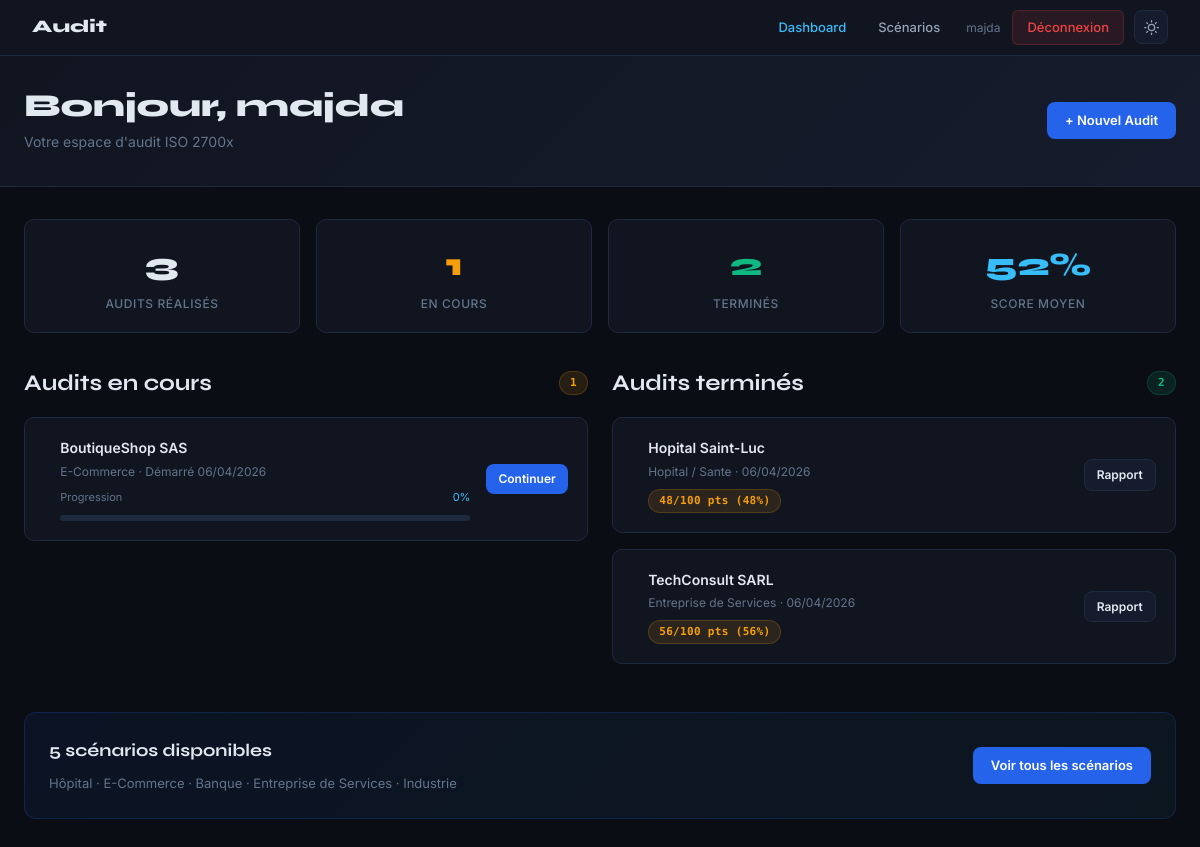
The app's page /dashboard/ (signed in) with its own data.
### audit_app/models.py (models this page shows, shortened)
class AuditSession(models.Model):
    STATUS_CHOICES = [
        ('en_cours', 'En cours'),
        ('termine', 'Termine'),
    ]
    user = models.ForeignKey(User, on_delete=models.CASCADE, related_name='audit_sessions')
    scenario = models.ForeignKey(Scenario, on_delete=models.CASCADE)
    status = models.CharField(max_length=20, choices=STATUS_CHOICES, default='en_cours')
    score = models.IntegerField(default=0)
    max_score = models.IntegerField(default=0)
    started_at = models.DateTimeField(auto_now_add=True)
    completed_at = models.DateTimeField(null=True, blank=True)
    @property
    def progress_percent(self):
        total = self.scenario.scenario_controls.count()
        if total == 0:
            return 0
        done = self.control_evaluations.count()
        return int((done / total) * 100)
    @property
    def score_percent(self):
        if self.max_score == 0:
            return 0
        return int((self.score / self.max_score) * 100)
    class Meta:
        verbose_name = "Session d'Audit"
        verbose_name_plural = "Sessions d'Audit"
        ordering = ['-started_at']

class Scenario(models.Model):
    SECTOR_CHOICES = [
        ('hopital', 'Hopital / Sante'),
        ('ecommerce', 'E-Commerce'),
        ('entreprise', 'Entreprise de Services'),
        ('banque', 'Banque / Finance'),
        ('industrie', 'Industrie / Manufacturing'),
    ]
    DIFFICULTY_CHOICES = [
        ('debutant', 'Debutant'),
        ('intermediaire', 'Intermediaire'),
        ('avance', 'Avance'),
    ]
    title = models.CharField(max_length=200)
    sector = models.CharField(max_length=50, choices=SECTOR_CHOICES)
    difficulty = models.CharField(max_length=20, choices=DIFFICULTY_CHOICES, default='intermediaire')
    description = models.TextField()
    company_name = models.CharField(max_length=100)
    company_size = models.CharField(max_length=50)
    company_context = models.TextField()
    audit_objective = models.TextField()
    sector_icon = models.CharField(max_length=10, default='E')  # text abbreviation, no emoji
    is_active = models.BooleanField(default=True)
    created_at = models.DateTimeField(auto_now_add=True)
    class Meta:
        verbose_name = "Scenario"
        verbose_name_plural = "Scenarios"

### audit_app/views.py (the view)
# urls.py: path('dashboard/', views.dashboard, name='dashboard'),
@login_required
def dashboard(request):
    sessions = AuditSession.objects.filter(user=request.user).select_related('scenario')
    active_sessions = sessions.filter(status='en_cours')
    completed_sessions = sessions.filter(status='termine')
    completed_count = completed_sessions.count()   # compter AVANT le slice
    active_count = active_sessions.count()
    total_audits = sessions.count()
    avg_score = 0
    if completed_sessions.exists():
        scores = [s.score_percent for s in completed_sessions]
        avg_score = int(sum(scores) / len(scores))
    ctx = {
        'active_sessions': active_sessions,
        'active_count': active_count,
        'completed_sessions': completed_sessions[:5],
        'completed_count': completed_count,
        'total_audits': total_audits,
        'avg_score': avg_score,
        'scenarios_count': Scenario.objects.filter(is_active=True).count(),
    }
    return render(request, 'audit_app/dashboard.html', ctx)

### audit_app/templates/audit_app/dashboard.html (shortened to what this page needs)
{% extends 'audit_app/base.html' %}
{% block content %}
<div class="dashboard-header">
  <div class="container">
    <div class="flex-between">
      <div>
        <h1>Bonjour, {{ user.username }} </h1>
        <p class="text-muted mt-1">Votre espace d'audit ISO 2700x</p>
      </div>
      <a href="{% url 'scenario_list' %}" class="btn btn-primary">+ Nouvel Audit</a>
    </div>
  </div>
</div>
<div class="page">
  <div class="container">
    <div class="grid-4 mb-4">
      <div class="stat-box">
        <div class="stat-value">{{ total_audits }}</div>
        <div class="stat-label">Audits réalisés</div>
      </div>
      <div class="stat-box">
        <div class="stat-value" style="color:var(--orange)">{{ active_count }}</div>
        <div class="stat-label">En cours</div>
      </div>
      <div class="stat-box">
        <div class="stat-value" style="color:var(--green)">{{ completed_count }}</div>
        <div class="stat-label">Terminés</div>
      </div>
      <div class="stat-box">
        <div class="stat-value" style="color:var(--accent2)">{{ avg_score }}%</div>
        <div class="stat-label">Score moyen</div>
      </div>
    </div>
    <div class="grid-2">
      <div>
        <div class="flex-between mb-2">
          <h2>Audits en cours</h2>
          <span class="badge badge-orange">{{ active_sessions.count }}</span>
        </div>
        {% if active_sessions %}
          {% for session in active_sessions %}
          <div class="session-card mb-2">
            <div class="session-info">
              <div class="session-name">{{ session.scenario.company_name }}</div>
              <div class="session-meta">{{ session.scenario.get_sector_display }} · Démarré {{ session.started_at|date:"d/m/Y" }}</div>
              <div class="session-progress mt-1">
                <div class="flex-between mb-1">
                  <span style="font-size:11px;color:var(--text-muted)">Progression</span>
                  <span style="font-size:11px;color:var(--accent2)">{{ session.progress_percent }}%</span>
                </div>
                <div class="progress-bar">
                </div>
              </div>
            </div>
            <a href="{% url 'audit_overview' session.id %}" class="btn btn-primary btn-sm">Continuer</a>
          </div>
          {% endfor %}
        {% else %}
          <div class="empty-state card">
            <p>Aucun audit en cours.<br>
            <a href="{% url 'scenario_list' %}" style="color:var(--accent2)">Choisir un scénario →</a></p>
          </div>
        {% endif %}
      </div>
      <div>
        <div class="flex-between mb-2">
          <h2>Audits terminés</h2>
          <span class="badge badge-green">{{ completed_count }}</span>
        </div>
        {% if completed_sessions %}
          {% for session in completed_sessions %}
          <div class="session-card mb-2">
            <div class="session-info">
              <div class="session-name">{{ session.scenario.company_name }}</div>
              <div class="session-meta">{{ session.scenario.get_sector_display }} · {{ session.completed_at|date:"d/m/Y" }}</div>
              <div class="flex-center gap-2 mt-1">
                <span class="badge {% if session.score_percent >= 70 %}badge-green{% elif session.score_percent >= 40 %}badge-orange{% else %}badge-red{% endif %}">
                  {{ session.score }}/{{ session.max_score }} pts ({{ session.score_percent }}%)
                </span>
              </div>
            </div>
            <a href="{% url 'audit_report' session.id %}" class="btn btn-secondary btn-sm">Rapport</a>
          </div>
          {% endfor %}
        {% else %}
          <div class="empty-state card">
            <p>Aucun audit terminé pour l'instant.</p>
          </div>
        {% endif %}
      </div>
    </div>
    <div class="card mt-4" style="background: linear-gradient(135deg, rgba(37,99,235,.08), rgba(56,189,248,.05)); border-color: rgba(37,99,235,.2);">
      <div class="flex-between">
        <div>
          <h3> {{ scenarios_count }} scénarios disponibles</h3>
          <p class="text-muted mt-1" style="font-size:13px;">Hôpital · E-Commerce · Banque · Entreprise de Services · Industrie</p>
        </div>
        <a href="{% url 'scenario_list' %}" class="btn btn-primary">Voir tous les scénarios</a>
      </div>
    </div>
  </div>
</div>
{% endblock %}

### audit_app/templates/audit_app/base.html (shortened to what this page needs)
<!DOCTYPE html>
<html lang="fr" id="html-root">
<head>
</head>
<body>
{% if user.is_authenticated %}
<nav class="navbar">
  <a href="{% url 'dashboard' %}" class="navbar-brand">
    Audit
  </a>
  <div class="nav-links">
    <a href="{% url 'dashboard' %}" {% if request.resolver_match.url_name == 'dashboard' %}class="active"{% endif %}>Dashboard</a>
    <a href="{% url 'scenario_list' %}" {% if request.resolver_match.url_name == 'scenario_list' %}class="active"{% endif %}>Scénarios</a>
    <span style="color:var(--text-muted); font-size:12px; margin: 0 8px;">{{ user.username }}</span>
    <a href="{% url 'logout' %}" class="btn-logout">Déconnexion</a>
    <button class="theme-toggle" onclick="toggleTheme()" title="Changer le theme" aria-label="Basculer theme clair/sombre">
    </button>
  </div>
</nav>
{% endif %}
<main>
  {% block content %}{% endblock %}
</main>
</body>
</html>

### audit_app/templates/audit_app/base.html (style rules this page uses)
:root { --bg: #0a0d14; --surface: #111520; --surface2: #161c2d; --border: #1e2a40; --accent: #2563eb; --accent2: #38bdf8; --green: #10b981; --red: #ef4444; --orange: #f59e0b; --purple: #8b5cf6; --text: #e2e8f0; --text-muted: #64748b; --text-dim: #94a3b8; --font-head: 'Syne', sans-serif; --font-mono: 'DM Mono', monospace; --font-body: 'Inter', sans-serif; }
.theme-toggle { width: 34px; height: 34px; border-radius: 8px; border: 1px solid var(--border); background: var(--surface2); color: var(--text-dim); cursor: pointer; display: flex; align-items: center; justify-content: center; flex-shrink: 0; margin-left: 6px; }
.theme-toggle svg { width: 15px; height: 15px; fill: none; stroke: currentColor; stroke-width: 2; stroke-linecap: round; stroke-linejoin: round; }
html:not(.light) .icon-sun { display: block; }
body, .navbar, .card, .form-control, .badge, .stat-box, .alert, .radio-option, .progress-bar, hr { transition: background-color .2s, border-color .2s, color .2s; }
* { box-sizing: border-box; margin: 0; padding: 0; }
body { font-family: var(--font-body); background: var(--bg); color: var(--text); min-height: 100vh; font-size: 14px; line-height: 1.6; }
.navbar { background: var(--surface); border-bottom: 1px solid var(--border); padding: 0 2rem; display: flex; align-items: center; justify-content: space-between; height: 56px; position: sticky; top: 0; z-index: 100; }
.navbar-brand { font-family: var(--font-head); font-weight: 800; font-size: 1.1rem; color: var(--text); text-decoration: none; display: flex; align-items: center; gap: 8px; }
.nav-links { display: flex; align-items: center; gap: 4px; }
.nav-links a { color: var(--text-dim); text-decoration: none; padding: 6px 14px; border-radius: 6px; font-size: 13px; font-weight: 500; transition: all .15s; }
.nav-links a.active { color: var(--accent2); }
.btn-logout { background: rgba(239,68,68,.1); color: var(--red) !important; border: 1px solid rgba(239,68,68,.2); }
.container { max-width: 1200px; margin: 0 auto; padding: 0 1.5rem; }
.page { padding: 2rem 0; }
.card { background: var(--surface); border: 1px solid var(--border); border-radius: 12px; padding: 1.5rem; }
.badge { display: inline-flex; align-items: center; gap: 4px; padding: 2px 10px; border-radius: 20px; font-size: 11px; font-weight: 600; font-family: var(--font-mono); letter-spacing: .03em; }
.badge-green { background: rgba(16,185,129,.12); color: var(--green); border: 1px solid rgba(16,185,129,.2); }
.badge-orange { background: rgba(245,158,11,.12); color: var(--orange); border: 1px solid rgba(245,158,11,.2); }
.btn { display: inline-flex; align-items: center; gap: 6px; padding: 8px 18px; border-radius: 8px; font-size: 13px; font-weight: 600; cursor: pointer; border: none; text-decoration: none; transition: all .15s; font-family: var(--font-body); }
.btn-primary { background: var(--accent); color: #fff; }
.btn-secondary { background: var(--surface2); color: var(--text); border: 1px solid var(--border); }
.btn-sm { padding: 5px 12px; font-size: 12px; }
.progress-bar { height: 6px; background: var(--border); border-radius: 99px; overflow: hidden; }
h1 { font-family: var(--font-head); font-weight: 800; font-size: 2rem; line-height: 1.1; }
h2 { font-family: var(--font-head); font-weight: 700; font-size: 1.4rem; }
h3 { font-family: var(--font-head); font-weight: 700; font-size: 1.1rem; }
.text-muted { color: var(--text-muted); }
.grid-2 { display: grid; grid-template-columns: 1fr 1fr; gap: 1.5rem; }
.grid-4 { display: grid; grid-template-columns: repeat(4, 1fr); gap: 1rem; }
.flex-between { display: flex; justify-content: space-between; align-items: center; }
.flex-center { display: flex; align-items: center; }
.gap-2 { gap: .5rem; }
.mt-1 { margin-top: .5rem; }
.mt-4 { margin-top: 2rem; }
.mb-1 { margin-bottom: .5rem; }
.mb-2 { margin-bottom: 1rem; }
.mb-4 { margin-bottom: 2rem; }
.stat-box { background: var(--surface); border: 1px solid var(--border); border-radius: 10px; padding: 1.2rem; text-align: center; }
.stat-value { font-family: var(--font-head); font-size: 2rem; font-weight: 800; }
.stat-label { color: var(--text-muted); font-size: 12px; font-weight: 500; margin-top: 4px; text-transform: uppercase; letter-spacing: .05em; }

### records on screen
AuditSession: scenario.company_name "BoutiqueShop SAS", scenario.sector "E-Commerce", started_at "06/04/2026", progress_percent "0"
AuditSession: scenario.company_name "Hopital Saint-Luc", scenario.sector "Hopital / Sante", completed_at "06/04/2026", score "48", max_score "100", score_percent "48"
AuditSession: scenario.company_name "TechConsult SARL", scenario.sector "Entreprise de Services", completed_at "06/04/2026", score "56", max_score "100", score_percent "56"

### other values on screen
{{ user.username }} "majda"
{{ total_audits }} "3"
{{ active_count }} "1"
{{ completed_count }} "2"
{{ avg_score }} "52"
{{ active_sessions.count }} "1"
{{ scenarios_count }} "5"
